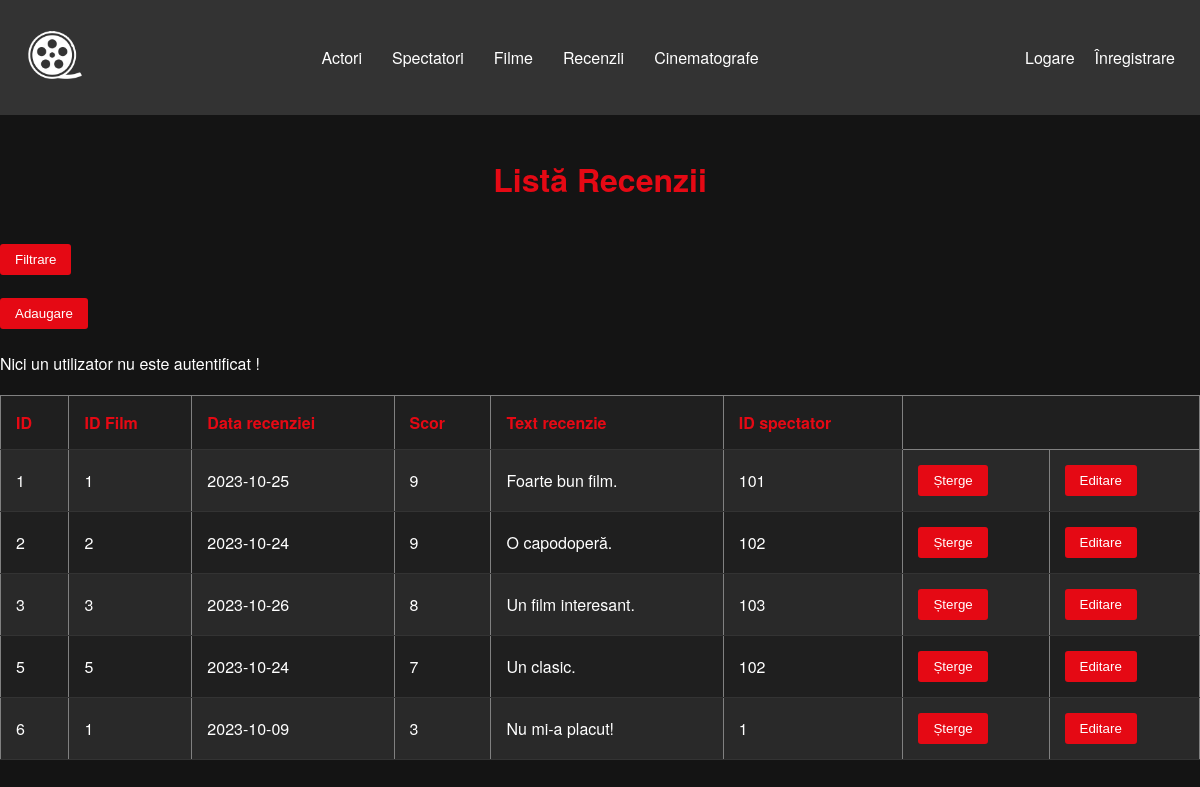
The app's page /afisare_recenzii.php with its own data.
### tables this page shows
CREATE TABLE `recenzii` (
  `ID_recenzie` int(11) NOT NULL,
  `ID_film` int(11) NOT NULL,
  `Data_recenziei` date NOT NULL,
  `Scor` int(11) NOT NULL,
  `Text_recenzie` text NOT NULL,
  `ID_spectator` int(11) NOT NULL
);

### afisare_recenzii.php (the view, shortened to what this page needs)
<!DOCTYPE html>
<html>
<head>
</head>
<body>
    <div class="navbar">
    <div class="logo">
      <img src="img/logo.png" alt="Logo">
    </div>
    <div class="menu">
      <a href="afisare_actori.php">Actori</a>
      <a href="afisare_spectatori.php">Spectatori</a>
      <a href="afisare_filme.php">Filme</a>
      <a href="afisare_recenzii.php">Recenzii</a>
      <a href="afisare_cinematografe.php">Cinematografe</a>
    </div>
    <div class="auth">
      <a href="log.html">Logare</a>
      <a href="inregistrare.html">Înregistrare</a>
    </div>
  </div>
    <h1>Listă Recenzii</h1>
    <table border="1">
        <tr>
            <th>ID</th>
            <th>ID Film</th>
            <th>Data recenziei</th>
            <th>Scor</th>
            <th>Text recenzie</th>
            <th>ID spectator</th>
        </tr>
        <?php
        $servername = "localhost";
        $username = "root";
        $password = "";
        $database = "cinematograf";
        $conn = new mysqli($servername, $username, $password, $database);
        $sql = "SELECT * FROM recenzii";
        $result = $conn->query($sql);
        if ($result->num_rows > 0) {
            while ($row = $result->fetch_assoc()) {
                echo "<tr>";
                echo "<td>" . $row["ID_recenzie"] . "</td>";
                echo "<td>" . $row["ID_film"] . "</td>";
                echo "<td>" . $row["Data_recenziei"] . "</td>";
                echo "<td>" . $row["Scor"] . "</td>";
                echo "<td>" . $row["Text_recenzie"] . "</td>";
                echo "<td>" . $row["ID_spectator"] . "</td>";
                echo "<td>
                        <form method='post' action='stergere_recenzii.php'>
                            <input type='hidden' name='recenzie_id' value='" . $row["ID_recenzie"] . "'>
                            <input type='submit' value='Șterge'>
                        </form>
                      </td>";
                      echo "<td>
                        <form method='post' action='edit_recenzii.php'>
                            <input type='hidden' name='id_recenzie' value='" . $row["ID_recenzie"] . "'>
                            <input type='submit' value='Editare'>
                        </form>
                      </td>";
                echo "</tr>";
            }
            echo "<form method='post' action='filtrare_recenzii.php'>
                            <form method='post' action='filtrare_recenzii.php'>
                            <input type='submit' value='Filtrare'>"."<br>"."<br>";
            echo "<form method='post' action='adaugare_actori.php'>
                            <form method='post' action='adaugare_actori.php'>
                            <input type='submit' value='Adaugare'>"."<br>"."<br>";
        }
        ?>
    </table>
</body>
</html>

### afisare_recenzii.php (style rules this page uses)
body { font-family: 'Helvetica Neue', Helvetica, Arial, sans-serif; background-color: #141414; color: #fff; margin: 0; padding: 0; }
h1 { color: #e50914; text-align: center; padding: 20px 0; }
table { width: 100%; border-collapse: collapse; margin-top: 20px; background-color: #1f1f1f; color: #fff; }
th, td { padding: 15px; text-align: left; border-bottom: 1px solid #333; }
th { background-color: #1f1f1f; color: #e50914; }
tr:nth-child(even) { background-color: #292929; }
img { max-width: 80px; max-height: 80px; border-radius: 5px; }
form { display: inline-block; }
input[type="submit"] { background-color: #e50914; color: #fff; padding: 8px 15px; border: none; border-radius: 3px; cursor: pointer; }
.navbar { display: flex; justify-content: space-between; align-items: center; padding: 15px; background-color: #333; color: white; }
.logo { width: 50px; }
.menu { display: flex; justify-content: center; align-items: center; }
.menu a { text-decoration: none; color: white; margin: 0 15px; }
.auth { display: flex; align-items: center; }
.auth a { text-decoration: none; color: white; margin: 0 10px; }

### records on screen
recenzii: ID_recenzie "1", ID_film "1", Data_recenziei "2023-10-25", Scor "9", Text_recenzie "Foarte bun film.", ID_spectator "101"
recenzii: ID_recenzie "2", ID_film "2", Data_recenziei "2023-10-24", Scor "9", Text_recenzie "O capodoperă.", ID_spectator "102"
recenzii: ID_recenzie "3", ID_film "3", Data_recenziei "2023-10-26", Scor "8", Text_recenzie "Un film interesant.", ID_spectator "103"
recenzii: ID_recenzie "5", ID_film "5", Data_recenziei "2023-10-24", Scor "7", Text_recenzie "Un clasic.", ID_spectator "102"
recenzii: ID_recenzie "6", ID_film "1", Data_recenziei "2023-10-09", Scor "3", Text_recenzie "Nu mi-a placut!", ID_spectator "1"
